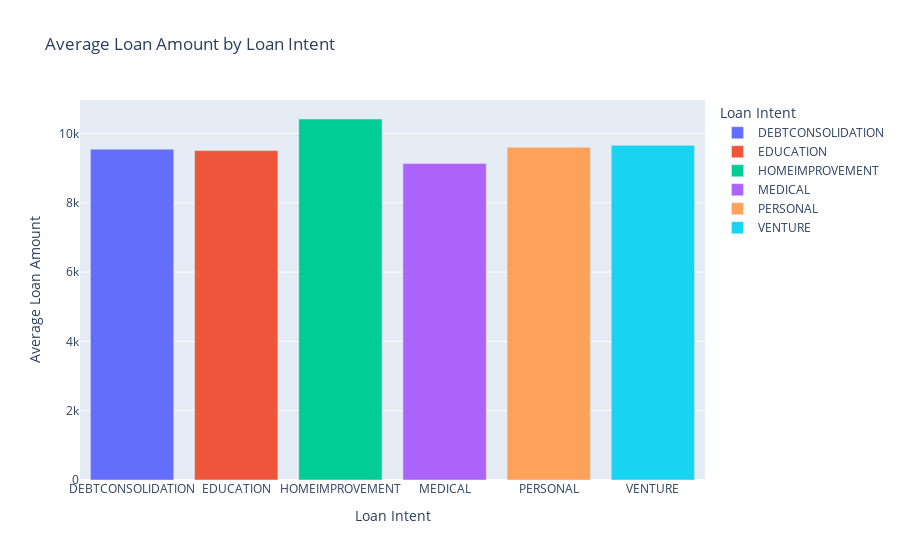

The notebook cell saved with this chart:
### Code cell
import plotly.express as px
import pandas as pd

# Load the data
df = pd.read_csv(r"C:/Users/Walte/OneDrive/Documents/Datasets from Kaggle/Loan Approval Classification/loan_data.csv")

# Calculate average loan amount per loan intent
average_loan_by_intent = df.groupby('loan_intent')['loan_amnt'].mean().reset_index()

# Create a bar chart using Plotly Express
fig = px.bar(
    average_loan_by_intent,
    x='loan_intent',
    y='loan_amnt',
    title='Average Loan Amount by Loan Intent',
    labels={'loan_intent': 'Loan Intent', 'loan_amnt': 'Average Loan Amount'},
    color='loan_intent'
)

# Show the figure
fig.show()

### Figure 1 — Plotly figure (JSON) as saved in the notebook; plotly's stock layout.template omitted (floating-point values rounded to 4 significant figures)
{"data": [{"alignmentgroup": "True", "hovertemplate": "Loan Intent=%{x}<br>Average Loan Amount=%{y}<extra></extra>", "legendgroup": "DEBTCONSOLIDATION", "marker": {"color": "#636efa", "pattern": {"shape": ""}}, "name": "DEBTCONSOLIDATION", "offsetgroup": "DEBTCONSOLIDATION", "orientation": "v", "showlegend": true, "textposition": "auto", "type": "bar", "x": ["DEBTCONSOLIDATION"], "xaxis": "x", "y": [9548.0], "yaxis": "y"}, {"alignmentgroup": "True", "hovertemplate": "Loan Intent=%{x}<br>Average Loan Amount=%{y}<extra></extra>", "legendgroup": "EDUCATION", "marker": {"color": "#EF553B", "pattern": {"shape": ""}}, "name": "EDUCATION", "offsetgroup": "EDUCATION", "orientation": "v", "showlegend": true, "textposition": "auto", "type": "bar", "x": ["EDUCATION"], "xaxis": "x", "y": [9507.0], "yaxis": "y"}, {"alignmentgroup": "True", "hovertemplate": "Loan Intent=%{x}<br>Average Loan Amount=%{y}<extra></extra>", "legendgroup": "HOMEIMPROVEMENT", "marker": {"color": "#00cc96", "pattern": {"shape": ""}}, "name": "HOMEIMPROVEMENT", "offsetgroup": "HOMEIMPROVEMENT", "orientation": "v", "showlegend": true, "textposition": "auto", "type": "bar", "x": ["HOMEIMPROVEMENT"], "xaxis": "x", "y": [10420.0], "yaxis": "y"}, {"alignmentgroup": "True", "hovertemplate": "Loan Intent=%{x}<br>Average Loan Amount=%{y}<extra></extra>", "legendgroup": "MEDICAL", "marker": {"color": "#ab63fa", "pattern": {"shape": ""}}, "name": "MEDICAL", "offsetgroup": "MEDICAL", "orientation": "v", "showlegend": true, "textposition": "auto", "type": "bar", "x": ["MEDICAL"], "xaxis": "x", "y": [9138.0], "yaxis": "y"}, {"alignmentgroup": "True", "hovertemplate": "Loan Intent=%{x}<br>Average Loan Amount=%{y}<extra></extra>", "legendgroup": "PERSONAL", "marker": {"color": "#FFA15A", "pattern": {"shape": ""}}, "name": "PERSONAL", "offsetgroup": "PERSONAL", "orientation": "v", "showlegend": true, "textposition": "auto", "type": "bar", "x": ["PERSONAL"], "xaxis": "x", "y": [9604.0], "yaxis": "y"}, {"alignmentgroup": "True", "hovertemplate": "Loan Intent=%{x}<br>Average Loan Amount=%{y}<extra></extra>", "legendgroup": "VENTURE", "marker": {"color": "#19d3f3", "pattern": {"shape": ""}}, "name": "VENTURE", "offsetgroup": "VENTURE", "orientation": "v", "showlegend": true, "textposition": "auto", "type": "bar", "x": ["VENTURE"], "xaxis": "x", "y": [9659.0], "yaxis": "y"}], "layout": {"barmode": "relative", "legend": {"title": {"text": "Loan Intent"}, "tracegroupgap": 0}, "title": {"text": "Average Loan Amount by Loan Intent"}, "xaxis": {"anchor": "y", "categoryarray": ["DEBTCONSOLIDATION", "EDUCATION", "HOMEIMPROVEMENT", "MEDICAL", "PERSONAL", "VENTURE"], "categoryorder": "array", "domain": [0, 1], "title": {"text": "Loan Intent"}}, "yaxis": {"anchor": "x", "domain": [0, 1], "title": {"text": "Average Loan Amount"}}}}
